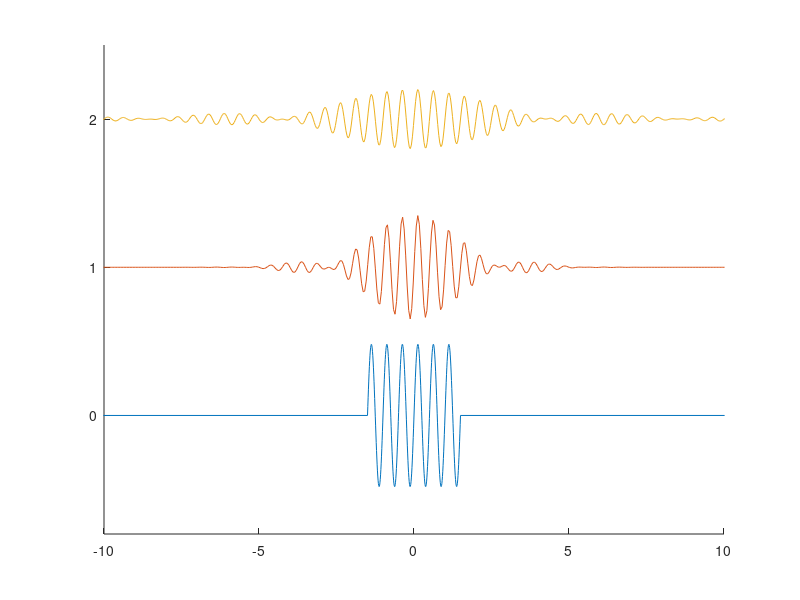

This chart was generated by the following MATLAB code: (Note: this script raises an error after producing the figure.)
freq=2e6;
omega=2*pi*freq;

clf; hold on;

tsinus = linspace(-3,3,300)/freq;
sinus = 0.48 * sin(omega*tsinus);
plot(1e6*[[-50,-3]/freq,tsinus,[3,50]/freq],[[0,0],sinus,[0,0]]);



sincperiod = 11 / freq;
sincomega = 2*pi/sincperiod;

xs = linspace(-4*sincperiod, 4*sincperiod, 900);
demp = exp(-abs(xs / sincperiod * 1.3).^3);
ys = 0.35 * demp .* sin(omega*xs) .* sin(sincomega*xs) ./ (sincomega*xs);


plot(1e6*xs,1+ys)


sincperiod = 17 / freq;
sincomega = 2*pi/sincperiod;

xs = linspace(-3*sincperiod, 3*sincperiod, 1500);
demp = exp(-abs(xs / sincperiod * 0.7).^3);
ys = 0.20 * demp .* sin(omega*xs) .* sin(sincomega*xs) ./ (sincomega*xs);


plot(1e6*xs,2+ys)

axis([1e6*[-1.0e-5,1.0e-5],[-0.8,2.5]]);
set (gca, 'ytick',0:2);

naam='dispersie';
xlab='$t$ ($\mu$s)';
ylab='';
ylabrule='0.3cm';
width='700';
height='500';
maakgraph(naam,xlab,ylab,ylabrule,width,height);




hold off;
